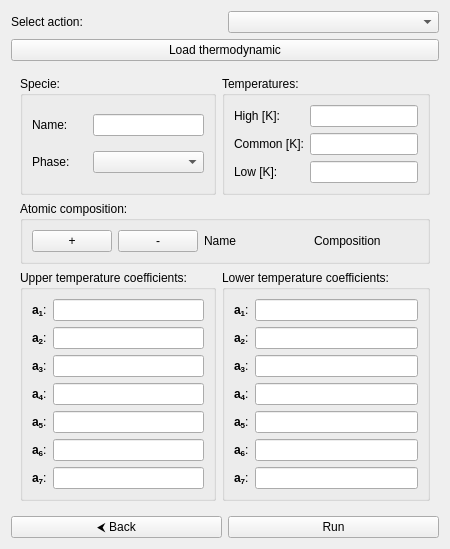
<?xml version="1.0" encoding="UTF-8"?>
<ui version="4.0">
    <class>ChemkinThermoInputPage</class>
        <widget class="QWidget" name="ChemkinThermoInputPage">
            <layout class="QVBoxLayout" name="verticalLayout">
                <!-- Select action item -->
                <item>
                    <layout class="QHBoxLayout" name="selectLayout">
                        <item>
                            <widget class="QLabel" name="actionLabel">
                                <property name="text">
                                    <string>Select action:</string>
                                </property>
                            </widget>
                        </item>
                        <item>
                            <widget class="QComboBox" name="actionComboBox"/>
                        </item>
                    </layout>
                </item>

                <!-- Thermo button -->
                <item>
                    <widget class="QPushButton" name="thermoButton">
                        <property name="text">
                            <string>Load thermodynamic</string>
                        </property>
                        <property name="toolTip">
                            <string>Load Chemkin thermodynamic file</string>
                        </property>
                    </widget>
                </item>

                <!-- Thermo options -->
                <item>
                    <widget class="QWidget" name="thermoWidget">
                        <layout class="QGridLayout" name="thermoLayout">
                            <!-- Specie -->
                            <item row="0" column="0">
                                <widget class="QGroupBox" name="specieBox">
                                    <property name="title">
                                        <string>Specie:</string>
                                    </property>
                                    <layout class="QGridLayout" name="specieLayout">
                                        <!-- Row 0 -->
                                        <item row="0" column="0">
                                            <widget class="QLabel" name="nameThermoLabel">
                                                <property name="text">
                                                    <string>Name:</string>
                                                </property>
                                            </widget>
                                        </item>
                                        <item row="0" column="1" colspan="2">
                                            <widget class="QLineEdit" name="nameThermoEditLine" />
                                        </item>

                                        <!-- Row 1 -->
                                        <item row="1" column="0">
                                            <widget class="QLabel" name="phaseLabel">
                                                <property name="text">
                                                    <string>Phase:</string>
                                                </property>
                                            </widget>
                                        </item>
                                        <item row="1" column="1" colspan="2">
                                            <widget class="QComboBox" name="phaseComboBox">
                                            </widget>
                                        </item>
                                    </layout>
                                </widget>
                            </item>

                            <!-- Temperatures -->
                            <item row="0" column="1">
                                <widget class="QGroupBox" name="temperatureBox">
                                    <property name="title">
                                        <string>Temperatures:</string>
                                    </property>
                                    <layout class="QGridLayout" name="temperatureLayout">
                                        <!-- Row 0 -->
                                        <item row="0" column="0">
                                            <widget class="QLabel" name="highTemperatureLabel">
                                                <property name="text">
                                                    <string>High [K]:</string>
                                                </property>
                                            </widget>
                                        </item>
                                        <item row="0" column="1">
                                            <widget class="QLineEdit" name="highTemperatureEditLine" />
                                        </item>

                                        <!-- Row 1 -->
                                        <item row="1" column="0">
                                            <widget class="QLabel" name="commonTemperatureLabel">
                                                <property name="text">
                                                    <string>Common [K]:</string>
                                                </property>
                                            </widget>
                                        </item>
                                        <item row="1" column="1">
                                            <widget class="QLineEdit" name="commonTemperatureEditLine" />
                                        </item>

                                        <!-- Row 2 -->
                                        <item row="2" column="0">
                                            <widget class="QLabel" name="lowTemperatureLabel">
                                                <property name="text">
                                                    <string>Low [K]:</string>
                                                </property>
                                            </widget>
                                        </item>
                                        <item row="2" column="1">
                                            <widget class="QLineEdit" name="lowTemperatureEditLine" />
                                        </item>
                                    </layout>
                                </widget>
                            </item>

                            <!-- Atomic composition -->
                            <item row="1" column="0" colspan="2">
                                <widget class="QGroupBox" name="elementBox">
                                    <property name="title">
                                        <string>Atomic composition:</string>
                                    </property>
                                    <layout class="QGridLayout" name="elementMainLayout">
                                        <!-- Row 0 -->
                                        <item row="0" column="0">
                                            <layout class="QHBoxLayout" name="horizontalElementLayout">
                                                <item>
                                                    <widget class="QPushButton" name="addElementButton">
                                                        <property name="text">
                                                            <string>&#x2B;</string>
                                                        </property>
                                                        <property name="toolTip">
                                                            <string>Add element for input</string>
                                                        </property>
                                                    </widget>
                                                </item>
                                                <item>
                                                    <widget class="QPushButton" name="removeElementButton">
                                                        <property name="text">
                                                            <string>&#x2D;</string>
                                                        </property>
                                                        <property name="toolTip">
                                                            <string>Remove element for input</string>
                                                        </property>
                                                    </widget>
                                                </item>
                                            </layout>
                                        </item>
                                        <item row="0" column="1">
                                            <widget class="QLabel" name="elementNameLabel">
                                                <property name="text">
                                                    <string>Name</string>
                                                </property>
                                            </widget>
                                        </item>
                                        <item row="0" column="2">
                                            <widget class="QLabel" name="elementCompositionLabel">
                                                <property name="text">
                                                    <string>Composition</string>
                                                </property>
                                            </widget>
                                        </item>

                                        <!-- Row 1 -->
                                        <item row="1" column="0" colspan="3">
                                            <layout class="QGridLayout" name="elementLayout" />
                                        </item>
                                    </layout>
                                </widget>
                            </item>

                            <!-- Upper temperature coefficiets -->
                            <item row="2" column="0">
                                <widget class="QGroupBox" name="upperBox">
                                    <property name="title">
                                        <string>Upper temperature coefficients:</string>
                                    </property>
                                    <layout class="QGridLayout" name="upperLayout">
                                        <!-- Row 0 -->
                                        <item row="0" column="0">
                                            <widget class="QLabel" name="a1upperLabel">
                                                <property name="text">
                                                    <string>&lt;b&gt;a&lt;sub&gt;1&lt;/sub&gt;&lt;/b&gt;:</string>
                                                </property>
                                            </widget>
                                        </item>
                                        <item row="0" column="1">
                                            <widget class="QLineEdit" name="a1upperEditLine" />
                                        </item>

                                        <!-- Row 1 -->
                                        <item row="1" column="0">
                                            <widget class="QLabel" name="a2upperLabel">
                                                <property name="text">
                                                    <string>&lt;b&gt;a&lt;sub&gt;2&lt;/sub&gt;&lt;/b&gt;:</string>
                                                </property>
                                            </widget>
                                        </item>
                                        <item row="1" column="1">
                                            <widget class="QLineEdit" name="a2upperEditLine" />
                                        </item>

                                        <!-- Row 2 -->
                                        <item row="2" column="0">
                                            <widget class="QLabel" name="a3upperLabel">
                                                <property name="text">
                                                    <string>&lt;b&gt;a&lt;sub&gt;3&lt;/sub&gt;&lt;/b&gt;:</string>
                                                </property>
                                            </widget>
                                        </item>
                                        <item row="2" column="1">
                                            <widget class="QLineEdit" name="a3upperEditLine" />
                                        </item>

                                        <!-- Row 3 -->
                                        <item row="3" column="0">
                                            <widget class="QLabel" name="a4upperLabel">
                                                <property name="text">
                                                    <string>&lt;b&gt;a&lt;sub&gt;4&lt;/sub&gt;&lt;/b&gt;:</string>
                                                </property>
                                            </widget>
                                        </item>
                                        <item row="3" column="1">
                                            <widget class="QLineEdit" name="a4upperEditLine" />
                                        </item>

                                        <!-- Row 4 -->
                                        <item row="4" column="0">
                                            <widget class="QLabel" name="a5upperLabel">
                                                <property name="text">
                                                    <string>&lt;b&gt;a&lt;sub&gt;5&lt;/sub&gt;&lt;/b&gt;:</string>
                                                </property>
                                            </widget>
                                        </item>
                                        <item row="4" column="1">
                                            <widget class="QLineEdit" name="a5upperEditLine" />
                                        </item>

                                        <!-- Row 5 -->
                                        <item row="5" column="0">
                                            <widget class="QLabel" name="a6upperLabel">
                                                <property name="text">
                                                    <string>&lt;b&gt;a&lt;sub&gt;6&lt;/sub&gt;&lt;/b&gt;:</string>
                                                </property>
                                            </widget>
                                        </item>
                                        <item row="5" column="1">
                                            <widget class="QLineEdit" name="a6upperEditLine" />
                                        </item>

                                        <!-- Row 6 -->
                                        <item row="6" column="0">
                                            <widget class="QLabel" name="a7upperLabel">
                                                <property name="text">
                                                    <string>&lt;b&gt;a&lt;sub&gt;7&lt;/sub&gt;&lt;/b&gt;:</string>
                                                </property>
                                            </widget>
                                        </item>
                                        <item row="6" column="1">
                                            <widget class="QLineEdit" name="a7upperEditLine" />
                                        </item>
                                    </layout>
                                </widget>
                            </item>

                            <!-- Lower temperature coefficiets -->
                            <item row="2" column="1">
                                <widget class="QGroupBox" name="lowerBox">
                                    <property name="title">
                                        <string>Lower temperature coefficients:</string>
                                    </property>
                                    <layout class="QGridLayout" name="lowerLayout">
                                        <!-- Row 0 -->
                                        <item row="0" column="0">
                                            <widget class="QLabel" name="a1lowerLabel">
                                                <property name="text">
                                                    <string>&lt;b&gt;a&lt;sub&gt;1&lt;/sub&gt;&lt;/b&gt;:</string>
                                                </property>
                                            </widget>
                                        </item>
                                        <item row="0" column="1">
                                            <widget class="QLineEdit" name="a1lowerEditLine" />
                                        </item>

                                        <!-- Row 1 -->
                                        <item row="1" column="0">
                                            <widget class="QLabel" name="a2lowerLabel">
                                                <property name="text">
                                                    <string>&lt;b&gt;a&lt;sub&gt;2&lt;/sub&gt;&lt;/b&gt;:</string>
                                                </property>
                                            </widget>
                                        </item>
                                        <item row="1" column="1">
                                            <widget class="QLineEdit" name="a2lowerEditLine" />
                                        </item>

                                        <!-- Row 2 -->
                                        <item row="2" column="0">
                                            <widget class="QLabel" name="a3lowerLabel">
                                                <property name="text">
                                                    <string>&lt;b&gt;a&lt;sub&gt;3&lt;/sub&gt;&lt;/b&gt;:</string>
                                                </property>
                                            </widget>
                                        </item>
                                        <item row="2" column="1">
                                            <widget class="QLineEdit" name="a3lowerEditLine" />
                                        </item>

                                        <!-- Row 3 -->
                                        <item row="3" column="0">
                                            <widget class="QLabel" name="a4lowerLabel">
                                                <property name="text">
                                                    <string>&lt;b&gt;a&lt;sub&gt;4&lt;/sub&gt;&lt;/b&gt;:</string>
                                                </property>
                                            </widget>
                                        </item>
                                        <item row="3" column="1">
                                            <widget class="QLineEdit" name="a4lowerEditLine" />
                                        </item>

                                        <!-- Row 4 -->
                                        <item row="4" column="0">
                                            <widget class="QLabel" name="a5lowerLabel">
                                                <property name="text">
                                                    <string>&lt;b&gt;a&lt;sub&gt;5&lt;/sub&gt;&lt;/b&gt;:</string>
                                                </property>
                                            </widget>
                                        </item>
                                        <item row="4" column="1">
                                            <widget class="QLineEdit" name="a5lowerEditLine" />
                                        </item>

                                        <!-- Row 5 -->
                                        <item row="5" column="0">
                                            <widget class="QLabel" name="a6lowerLabel">
                                                <property name="text">
                                                    <string>&lt;b&gt;a&lt;sub&gt;6&lt;/sub&gt;&lt;/b&gt;:</string>
                                                </property>
                                            </widget>
                                        </item>
                                        <item row="5" column="1">
                                            <widget class="QLineEdit" name="a6lowerEditLine" />
                                        </item>

                                        <!-- Row 6 -->
                                        <item row="6" column="0">
                                            <widget class="QLabel" name="a7lowerLabel">
                                                <property name="text">
                                                    <string>&lt;b&gt;a&lt;sub&gt;7&lt;/sub&gt;&lt;/b&gt;:</string>
                                                </property>
                                            </widget>
                                        </item>
                                        <item row="6" column="1">
                                            <widget class="QLineEdit" name="a7lowerEditLine" />
                                        </item>
                                    </layout>
                                </widget>
                            </item>
                        </layout>
                    </widget>
                </item>

                <!-- Buttons -->
                <item>
                    <layout class="QHBoxLayout" name="buttonLayout">
                        <item>
                            <widget class="QPushButton" name="backButton">
                                <property name="text">
                                    <string>&#x2B9C; Back</string>
                                </property>
                                <property name="toolTip">
                                    <string>Go back to properties input page</string>
                                </property>
                            </widget>
                        </item>
                        <item>
                            <widget class="QPushButton" name="runButton">
                                <property name="text">
                                    <string>Run</string>
                                </property>
                                <property name="toolTip">
                                    <string>Run CHEMKIN editor and Save results</string>
                                </property>
                            </widget>
                        </item>
                    </layout>
                </item>
            </layout>
        </widget>
</ui>
